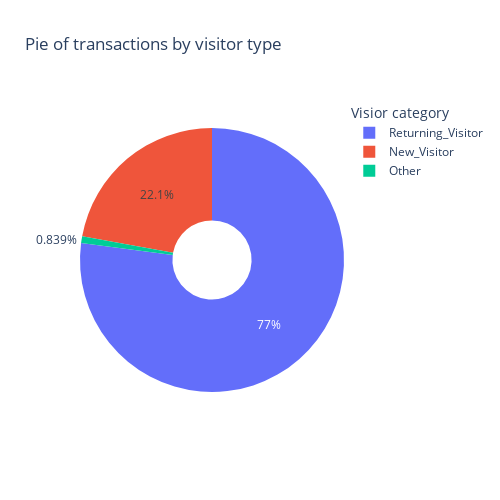

Notebook code cell kept with this figure:
### Markdown cell above
### Revenue by visitor type

### Code cell
grouped_df = df.groupby(['VisitorType', 'Revenue']).size().unstack()

fig = px.pie(names=grouped_df.index,
             values=grouped_df["1"],
             hole=0.3,
             title="Pie of transactions by visitor type"
             )
fig.update_layout(width=500,height=500, legend_title_text='Visior category',
                 plot_bgcolor='white')
# Show the plot
fig.show()

### Figure 1 — Plotly figure (JSON) as saved in the notebook; plotly's stock layout.template omitted (floating-point values rounded to 4 significant figures)
{"data": [{"domain": {"x": [0, 1], "y": [0, 1]}, "hole": 0.3, "hovertemplate": "label=%{label}<br>value=%{value}<extra></extra>", "labels": ["New_Visitor", "Other", "Returning_Visitor"], "legendgroup": "", "name": "", "showlegend": true, "type": "pie", "values": [422, 16, 1470]}], "layout": {"height": 500, "legend": {"title": {"text": "Visior category"}, "tracegroupgap": 0}, "plot_bgcolor": "white", "title": {"text": "Pie of transactions by visitor type"}, "width": 500}}
